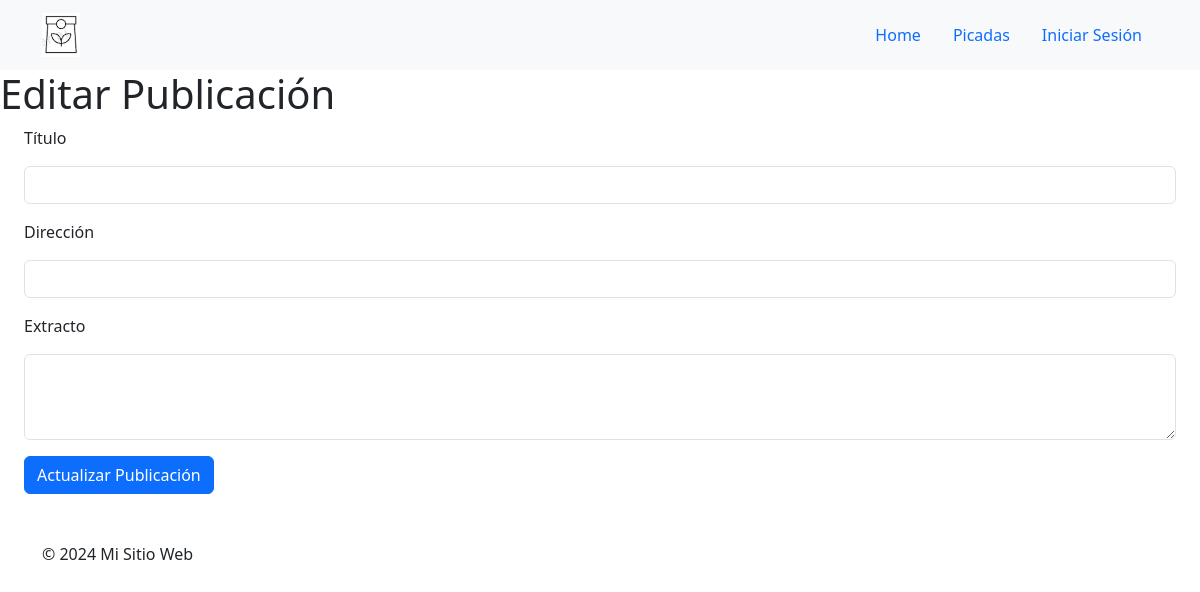
Page /edit/1 on the earlier database version.
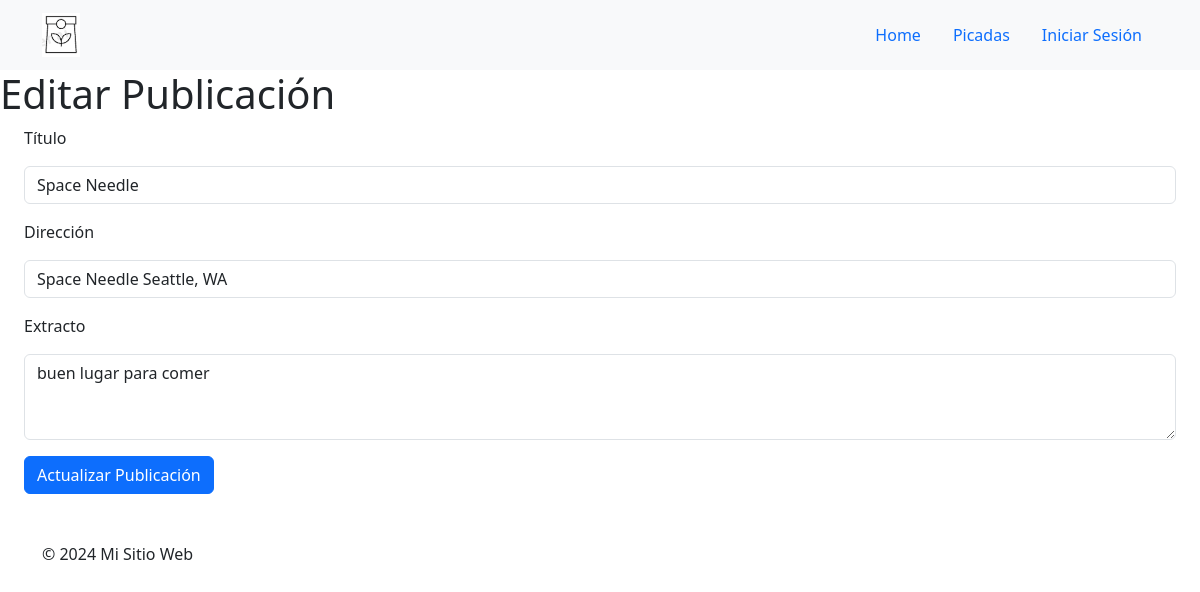
Same page on the later database version.
### tables this page shows
CREATE TABLE posts (
    id INTEGER PRIMARY KEY AUTOINCREMENT,
    title TEXT NOT NULL,
    address TEXT NOT NULL,
    excerpt TEXT NOT NULL
);

### app.py (the view, shortened to what this page needs)
@app.route('/edit/<int:id>', methods=['GET', 'POST'])
def edit(id):
    db = get_db()
    post = db.execute('SELECT * FROM posts WHERE id = ?', (id,)).fetchone()
    return render_template('edit_post.html', post=post)

### app.py (called while the page is built)
def get_db():
    conn = sqlite3.connect(app.config['DATABASE'])
    conn.row_factory = sqlite3.Row
    return conn

### templates/edit_post.html (shortened to what this page needs)
{% extends 'base.html' %}  {% block extra_head %} {% endblock %} {% block content %}
<h1>Editar Publicación</h1>
<form method="POST" action="/edit/{{ post.id }}" class="mb-5 mx-4">
  <div class="form-group">
    <label for="title">Título</label>
    <input
      type="text"
      class="form-control my-3"
      id="title"
      name="title"
      value="{{ post.title }}"
      required
    />
  </div>
  <div class="form-group">
    <label for="address">Dirección</label>
    <input
      type="text"
      class="form-control my-3"
      id="address"
      name="address"
      value="{{ post.address }}"
      required
    />
  </div>
  <div class="form-group">
    <label for="excerpt">Extracto</label>
    <textarea
      class="form-control my-3"
      id="excerpt"
      name="excerpt"
      rows="3"
      required
    >
{{ post.excerpt }}</textarea
    >
  </div>
  <button type="submit" class="btn btn-primary">Actualizar Publicación</button>
</form>
{% endblock %}

Differences in the rows shown:
added posts: title "Space Needle", address "Space Needle Seattle, WA", excerpt "buen lugar para comer"
